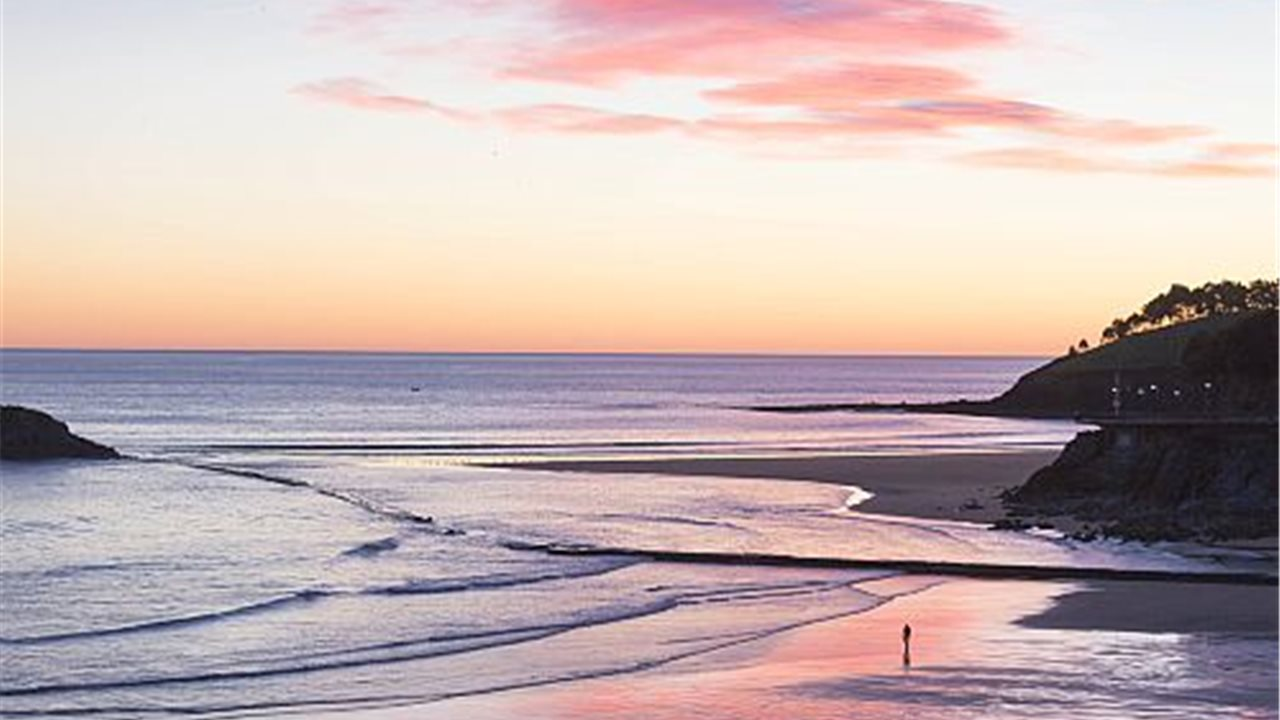
%> input picture IMG/1.jpg, 1280 x 720 px
$ octave SumImg.m   (GNU Octave 9; MATLAB toolbox functions it lacks are replaced by stand-ins)
%> lines starting %> are read from the running program, lines starting %| are printed output that depends on the picture
clc;
clear all;
close all;

%Extraccion  de la imagenes
img1=imread('IMG/1.jpg');
%> img1 is the input picture: size 720x1280x3 uint8; mean R, G, B 196.1, 178.2, 177.6
img2=imread('IMG/2.jpg');
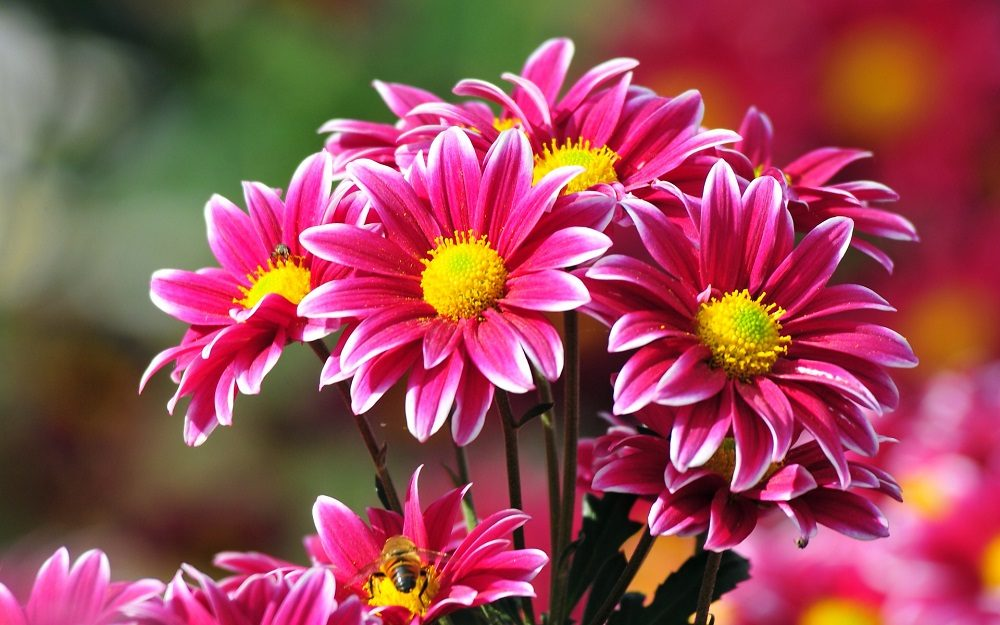
%> input picture IMG/2.jpg, 1000 x 625 px
%> img2 is the input picture: size 625x1000x3 uint8; mean R, G, B 152.5, 74.2, 85.5

%Mostramos originales
figure()
imshow(img1)
title('Imagen Original 1')
figure()
imshow(img2)
title('Imagen Original 2')

%Tamanos
[f1 c1]=size(img1);
%> f1 = 720; c1 = 3840
[f2 c2]=size(img2);
%> f2 = 625; c2 = 3000

%Comparación para reajuste
if (f1<f2) || (c1/3<c2/3)
    img1r=imresize(img1,[f2 c2/3]);
    figure()
    imshow(img1r)
    title('Imagen Redimensionada')
    %Mostramos las 2 formas
    figure()
    %A mano
    imgSum=SImg(img2,img1r);
    imgSum2=SImg(img1r,img2);
    subplot(2,2,1)
    imshow(imgSum)
    title('Original 2 con Redimension de 1')
    subplot(2,2,2)
    imshow(imgSum2)
    title('Redimension de 1 con Original 2')
    %Funcion imadd
    imgSum3=imadd(img2,img1r);
    imgSum4=imadd(img1r,img2);
    subplot(2,2,3)
    imshow(imgSum3)
    title('imadd(Original 2, Redimension 1)')
    subplot(2,2,4)
    imshow(imgSum4)
    title('imadd(Redimension 1,Original 2)')
else
    img2r=imresize(img2, [f1 c1/3]);
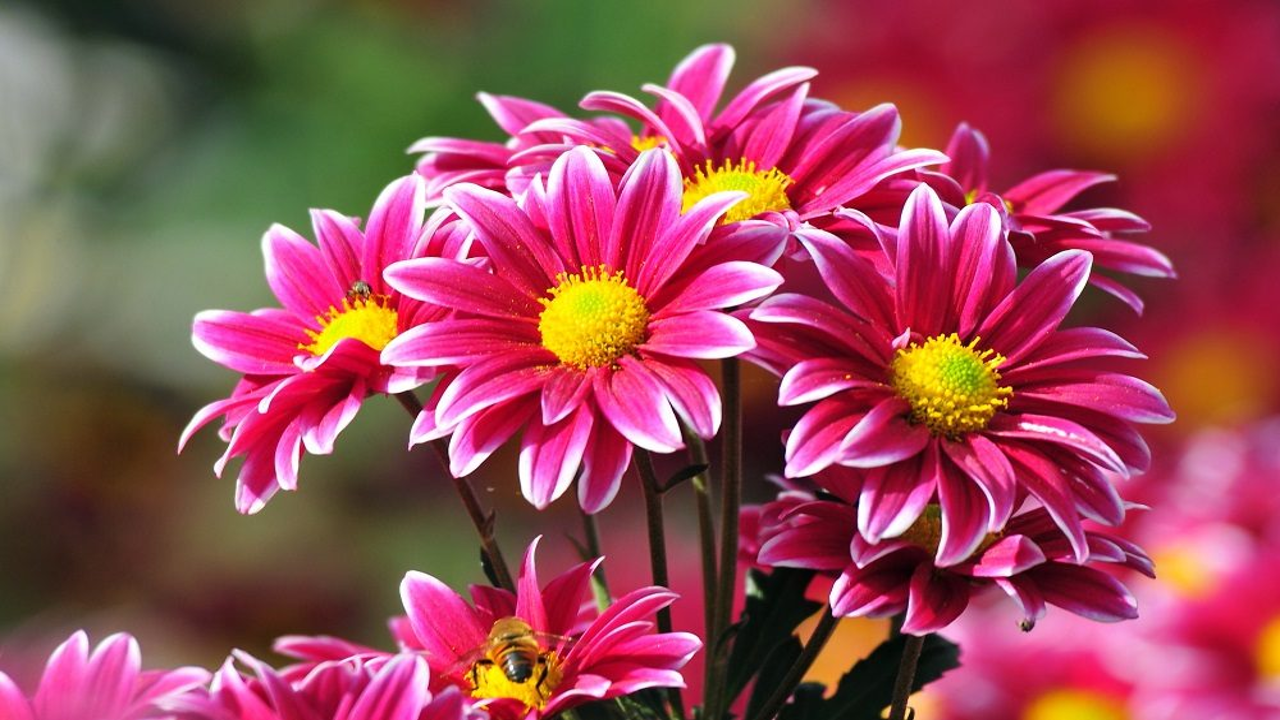
%> img2r: size 720x1280x3 uint8; mean R, G, B 152.5, 74.2, 85.5
    figure()
    imshow(img2r)
    title('Imagen Redimensionada')
    %Mostramos las 2 formas
    figure()
    %A mano
    imgSum=SImg(img2r,img1);
%> in SImg, `imgSum=img1+img2;`:
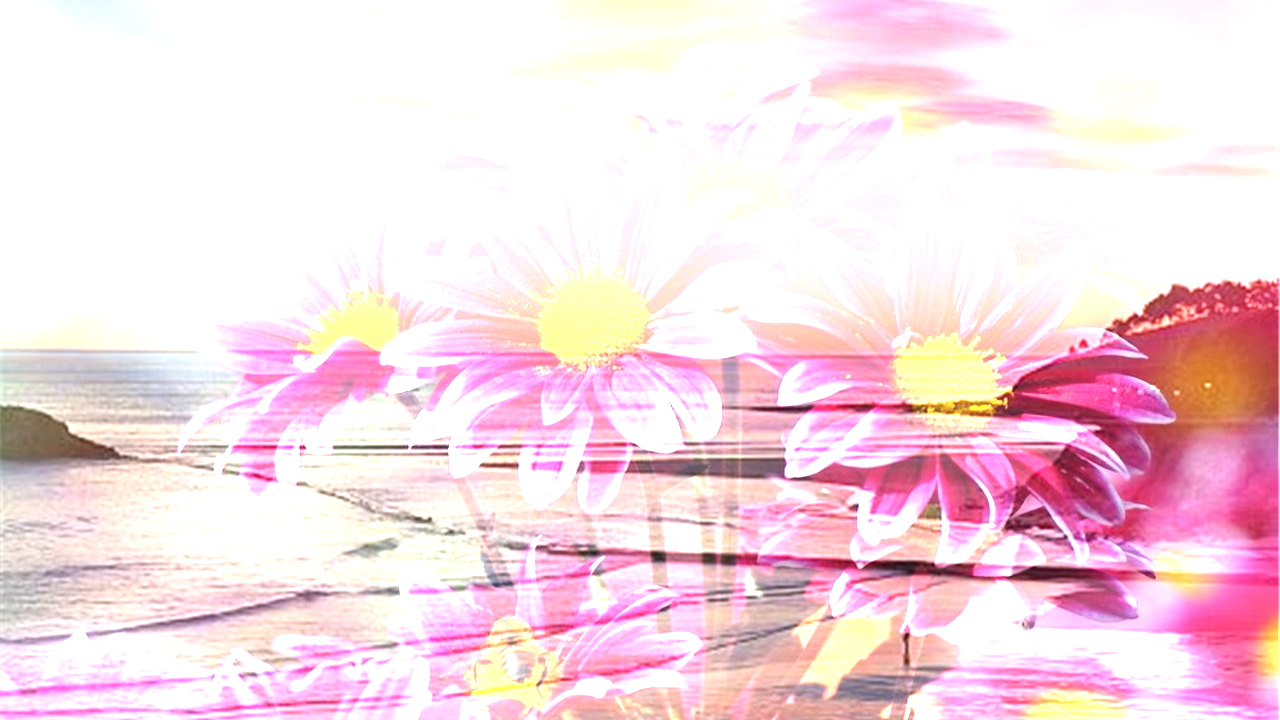
%> imgSum: size 720x1280x3 uint8; mean R, G, B 246.7, 219, 226.9
    imgSum2=SImg(img1,img2r);
    subplot(2,2,1)
    imshow(imgSum)
    title('Redimension de 2 con Original 1')
    subplot(2,2,2)
    imshow(imgSum2)
    title('Original 1 con Redimension de 2')
    %Funcion imadd
    imgSum3=imadd(img2r,img1);
    imgSum4=imadd(img1,img2r);
    subplot(2,2,3)
    imshow(imgSum3)
    title('imadd(Redimension 2, Original 1)')
    subplot(2,2,4)
    imshow(imgSum4)
    title('imadd(Original 1, Redimension 2)')
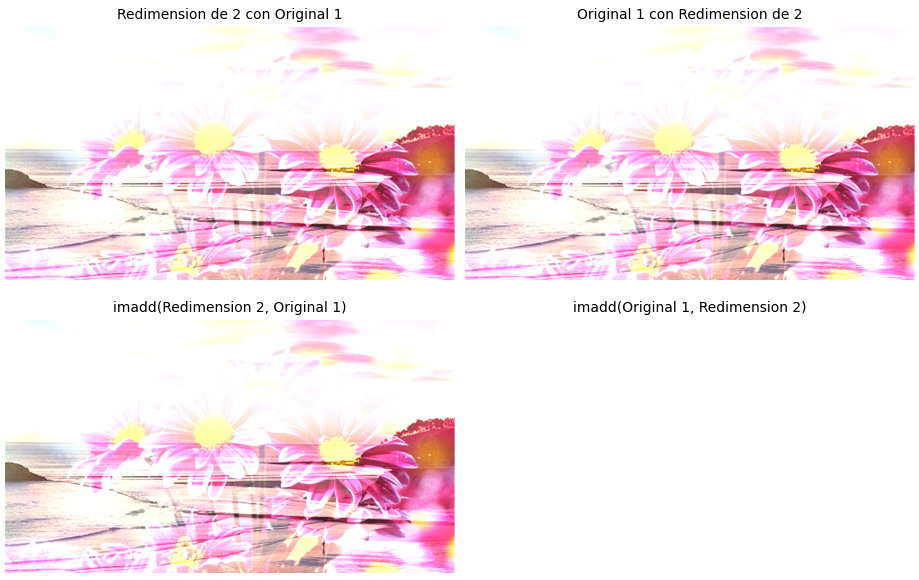
%> figure redrawn from the program's plot data, 4 panels
end

%Suma a manita
function imgSum = SImg(img1,img2)
    imgSum=img1+img2;
end
